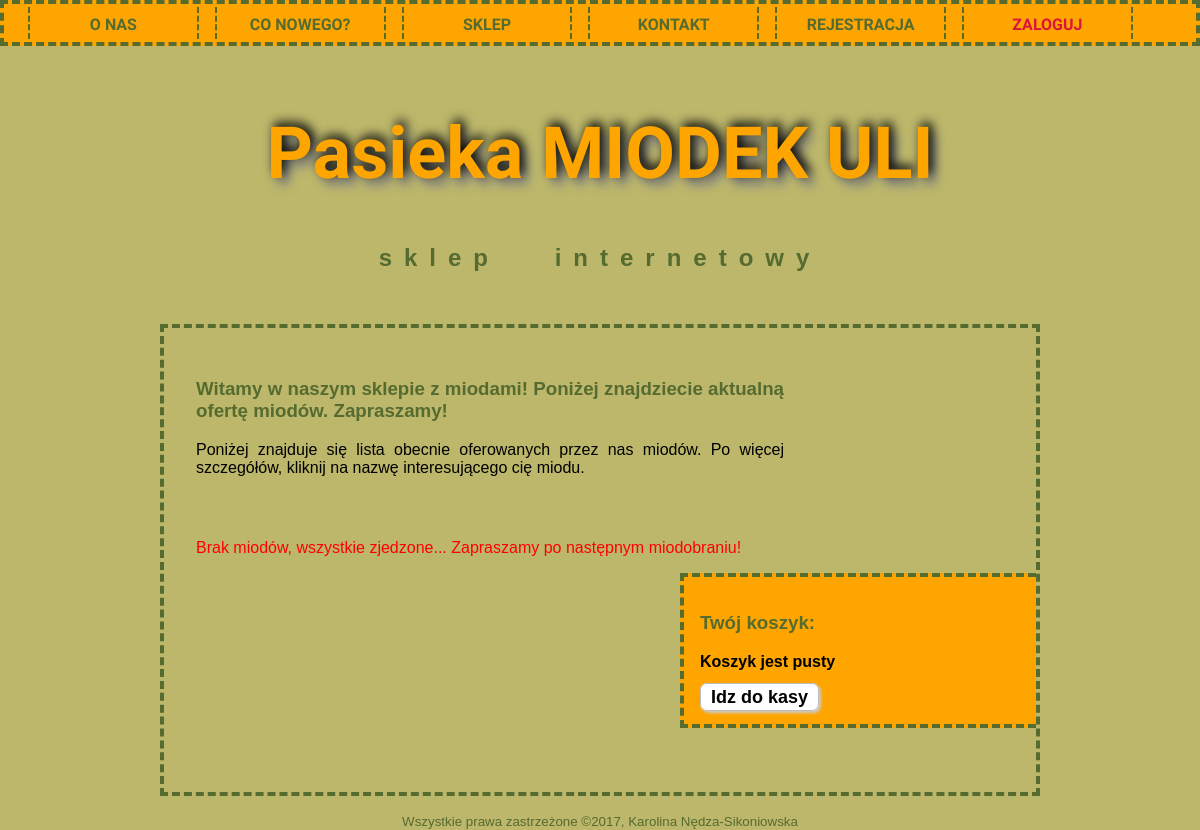
/sklep.php, run on an earlier commit of the app's database.
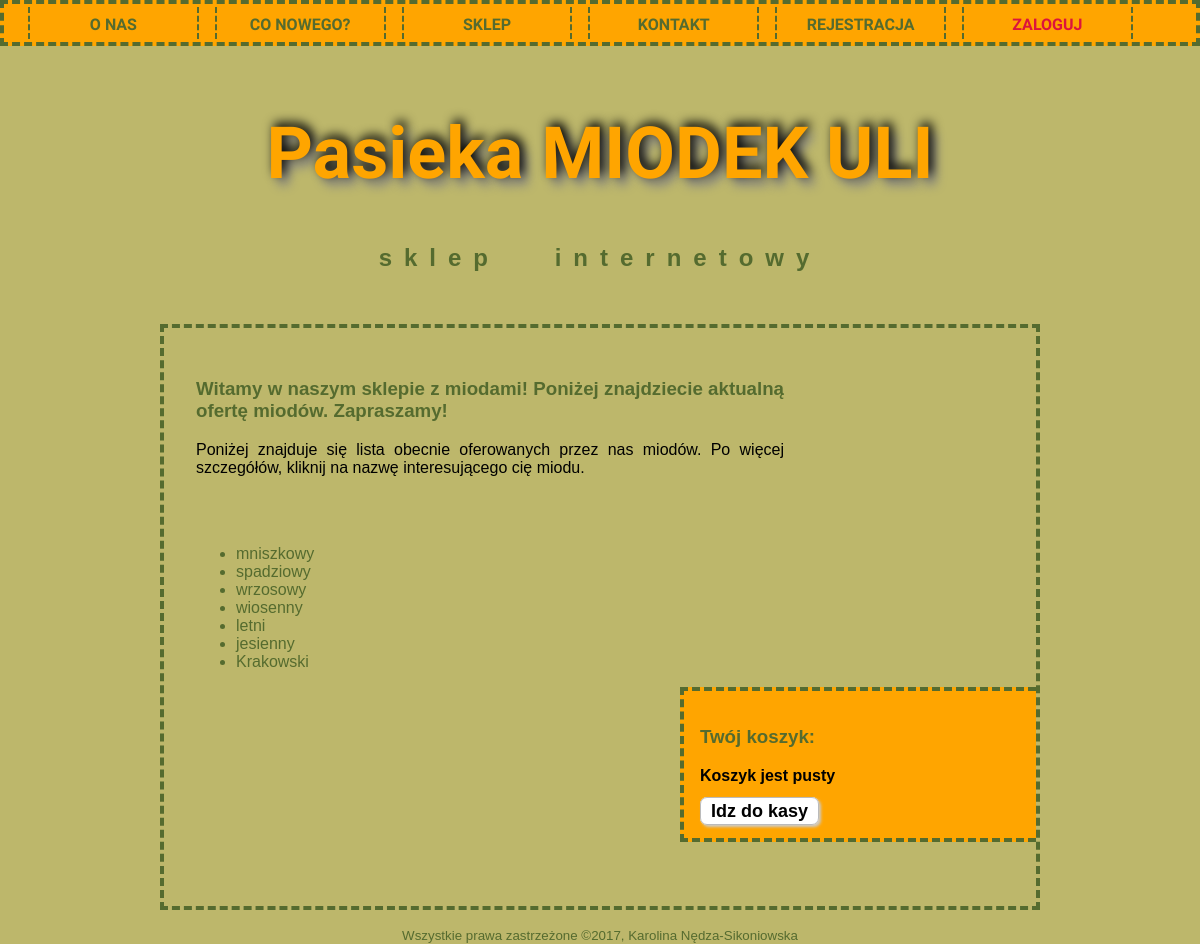
And on a later commit of the database.
### tables this page shows
CREATE TABLE `miody` (
  `id_miod` tinyint(4) NOT NULL,
  `nazwa_m` varchar(50) NOT NULL,
  `opis_m` text NOT NULL
);

### funkcje_sklep.php (the view, shortened to what this page needs)
<?php
function wynik_do_tablicy($result)
{
		$result_table = array();
		for ($j = 0 ; $row = $result->fetch_assoc() ; $j++)
		{
			$result_table[$j] = $row;
		}
	return $result_table;
}
function pobierz_typy_miodow()
{
			try
			{
				$connection = polacz();
				if($connection->connect_errno!=0)
				{
					throw new Exception(mysqli_connect_errno());
				}
				else
				{
					$query = "SELECT M.nazwa_m, M.id_miod
					FROM miody AS M;";
					$result = $connection->query($query);
					if(!$result) throw new Exception($connection->error);
					else
					{
						$num_of_prod =$result->num_rows;
						if ($num_of_prod == 0)
						{
							echo '<p class="error">Brak miodów, wszystkie zjedzone... Zapraszamy po następnym miodobraniu!</p>';
						}
						$result = wynik_do_tablicy($result);
					}
					return $result;
				}
			}
			catch(Exception $err)
			{
				blad($err);
			}
}
function wyswietl_miody($tablica_miodow)
{
	echo "<ul>";
	foreach($tablica_miodow as $row)
	{
		$url = "show_me_my_miod.php?id_miod=".($row['id_miod']);
		$miod = $row['nazwa_m'];
		echo "<li>";
		echo '<a href="'.$url.'"alt="miod">'.$miod.'</a><br>';
	}
}
function przycisk($cel, $dzialanie) {
  echo '<a href="'.$cel.'" class="button">'.$dzialanie.'</a>';
}
?>

### sklep.php (shortened to what this page needs)
<?php
require "funkcje_sklep.php";
?>
<!DOCTYPE html>
<html lang="pl-PL">
  <head>
	<link rel="stylesheet" href="styl1.css" type="text/css">
  </head>
 <body>
<div id="top"><nav>
	<div class="nav"><a href="index.php">o nas</a></div>
    <div class="nav"><a href="news.php">co nowego?</a></div>
    <div class="nav"><a href="sklep.php">sklep</a></div>
	<div class="nav"><a href="kontakt.php">kontakt</a></div>
    <?php
	if (isset($_SESSION['zalogowany'])&&$_SESSION['zalogowany']==true)
	{
		echo '<div class="nav"><a href="user_start.php">twoje konto</a></div>';
	}
	else
	{
		echo '<div class="nav"><a href="register.php">rejestracja</a></div>';
	}
	?>
	<?php
	if (isset($_SESSION['zalogowany'])&&$_SESSION['zalogowany']==true)
	{
		echo '<div class="nav"><a href="logout.php"><span style="color:crimson;">wyloguj</span></a></div>';
	}
	else
	{
		echo '<div class="nav"><a href="login.php"><span style="color:crimson;">zaloguj</span></a></div>';
	}
	?>
</nav></div>
 <div id="logo">
	<h1>Pasieka MIODEK ULI</h1>
	<h2>sklep internetowy</h2>
 </div>
 <div id="main">
	<div id="maincontent">
		<h3>Witamy w naszym sklepie z miodami! Poniżej znajdziecie aktualną ofertę miodów. Zapraszamy!</h3>
		<p>
<p>Poniżej znajduje się lista obecnie oferowanych przez nas miodów. Po więcej szczegółów, kliknij na nazwę interesującego cię miodu.</p>
	<br><br>
<?php
$tablica_miodow = pobierz_typy_miodow();
wyswietl_miody($tablica_miodow);
?>
		</p>
	</div>
	<aside id="basket">
		<div>
		<h3>Twój koszyk:</h3>
<?php
if(($_SESSION['koszyk']) && (array_count_values($_SESSION['koszyk'])))
{
	pokaz_koszyk($_SESSION['koszyk']);
}
else
{
	echo "<p>Koszyk jest pusty</p>";
}
przycisk("do_kasy.php", "Idz do kasy");
?>
		</div>
	</aside>
 </div>
 <footer>
	 <small>Wszystkie prawa zastrzeżone &copy;2017, <a href="mailto:karolcia999@gmail.com">Karolina Nędza-Sikoniowska</a></small>
 </footer>
 </body>
 </html>

### styl1.css (style rules this page uses)
body { background-color: darkkhaki; font-size: medium; font-family: Calibri, sans-serif; margin: 0 !important; }
nav { width: auto; padding: 0.2em 1em; font-family: 'Cabin Sketch', cursive; font-size: 1em; font-weight: bold; text-transform: uppercase; text-align: center; color: darkolivegreen; background-color: orange; list-style-type: none; border: 4px dashed; margin-left: auto; margin-right: auto; }
.nav { float: left; margin-left: 0.5em; margin-right: 0.5em; padding: 0.5em 0.5em; margin-top: 0; border-right: 2px dashed; border-left: 2px dashed; background-color: orange; min-width: 13% ; height:1em; }
#top { margin-left: auto; margin-right: auto; }
#logo { padding: 1em 0; border: 0px; margin-right: auto; margin-left: auto; }
#main { width: 70%; padding-right: 0em; padding-left: 2em; padding-top: 2em; padding-bottom: 4em; margin-right: auto; margin-left: auto; margin-top: 1em; margin-bottom: 1em; color: darkolivegreen; text-align: justify; border: 4px dashed; }
#maincontent { float: left; width: auto; max-width: 70%; }
aside { float: right; padding: 1em; border-top: 4px dashed; border-bottom: 4px dashed; border-left: 4px dashed; color: darkolivegreen; background-color: orange; font-weight: bold; width: 20em; }
footer { clear: both; text-align: center; color: darkolivegreen; }
h1 { color: orange; font-family: 'Cabin Sketch', cursive; font-size: 4.5em; text-align: center; text-shadow: .05em -.05em 0.15em black, .1em .1em 0.15em gray; }
h2 { word-spacing: 1.5em; letter-spacing: 0.5em; text-align: center; color: darkolivegreen; }
p { color: black; }
a { text-decoration: none; color: darkolivegreen; }
#basket { background: url('img/mono-basket.png'); background-size: 6em 6em; background-repeat: no-repeat; background-position: 90% 0%; background-color: orange; }
.button { background-color: white; border: 1px solid #bbbbbb; -moz-border-radius: 7px; -webkit-border-radius: 7px; border-radius: 7px; -moz-box-shadow: 2px 2px 3px #cccccc; -webkit-box-shadow: 2px 2px 3px #cccccc; box-shadow: 2px 2px 3px #cccccc; text-decoration: none; color: black; font-family: Calibri, sans-serif; font-size: 18px; outline: none; padding: 3px 10px; }
.error { color: red !important; margin-top: 10px; margin-bottom: 10px; }

What changed in the data, as far as the page shows it:
added miody: nazwa_m "mniszkowy"
added miody: nazwa_m "spadziowy"
added miody: nazwa_m "wrzosowy"
added miody: nazwa_m "wiosenny"
added miody: nazwa_m "letni"
added miody: nazwa_m "jesienny"
added miody: nazwa_m "Krakowski"
Also different on the page:
text no longer shown: "Brak miodów, wszystkie zjedzone... Zapraszamy po następnym miodobraniu!"
